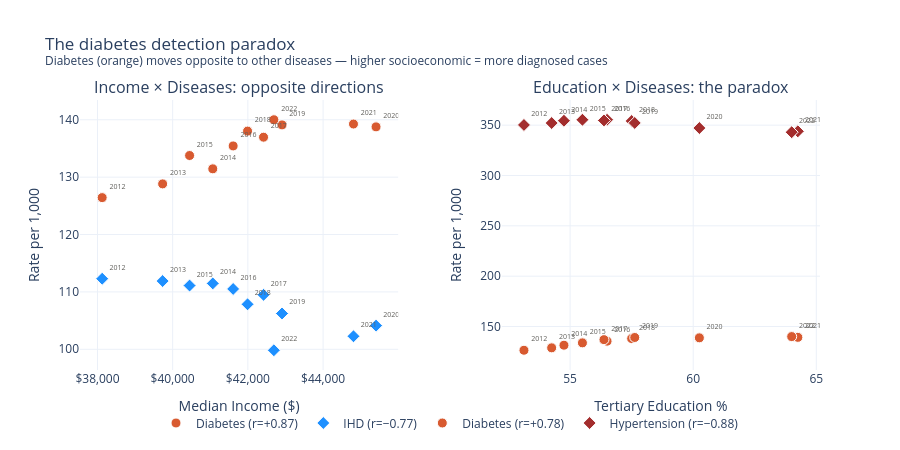

The notebook cell this image was saved under:
### Markdown cell above
---
## 10. The Diabetes Paradox: When "More Cases" Means Better Healthcare

Diabetes is the **only** chronic disease that correlates *positively* with income and education — the exact opposite of what we'd expect. In a province where healthcare is free, why would wealthier, better-educated communities have *more* diagnosed diabetes?

**The answer: diagnostic ascertainment bias.**

As socioeconomic status rises, people are more likely to:
1. **Have a regular family doctor** — NS has an ongoing primary care attachment crisis (~100K+ residents without a GP). Higher-income communities tend to have better attachment rates.
2. **Get screened proactively** — diabetes is often asymptomatic for years. It's caught through blood work at routine checkups, not emergency visits.
3. **Receive a formal diagnosis and enter CCDSS tracking** — the surveillance system captures diagnosed cases, not actual prevalence.

So the diabetes rate isn't *increasing* because people are sicker — it's increasing because more cases are being **found and recorded**. The healthcare system is free, but *using* it proactively requires access to a GP, health literacy, and the time/ability to attend appointments — all socioeconomically mediated.

The other diseases (AMI, Hypertension, Asthma, IHD) don't show this pattern because their symptoms are more **acute** and less dependent on elective screening — you go to the ER when you have a heart attack or an asthma crisis regardless of education level.

### Code cell
# ============================================================
# 10. DIABETES PARADOX VISUALIZATION
# ============================================================
fig = make_subplots(
    rows=1, cols=2, subplot_titles=[
        'Income × Diseases: opposite directions',
        'Education × Diseases: the paradox'
    ], horizontal_spacing=0.14
)

# Panel A: Income vs Diabetes (positive) & IHD (negative)
for hv, color, name, symbol in [
    ('Diabetes', NS['coral'], 'Diabetes (r=+0.87)', 'circle'),
    ('Ischemic Heart Disease', NS['blue'], 'IHD (r=−0.77)', 'diamond'),
]:
    fig.add_trace(go.Scatter(
        x=merged['Median_Income'], y=merged[hv],
        name=name, mode='markers+text',
        text=merged['Year'].astype(str), textposition='top right', textfont=dict(size=7, color=NS['slate']),
        marker=dict(size=10, color=color, symbol=symbol, line=dict(width=1, color='white')),
        hovertemplate=f'<b>{name}</b><br>Income: $%{{x:,.0f}}<br>Rate: %{{y:.1f}}<extra></extra>',
    ), row=1, col=1)

# Panel B: Education vs Diabetes (positive) & Hypertension (negative)
for hv, color, name, symbol in [
    ('Diabetes', NS['coral'], 'Diabetes (r=+0.78)', 'circle'),
    ('Hypertension', NS['crimson'], 'Hypertension (r=−0.88)', 'diamond'),
]:
    fig.add_trace(go.Scatter(
        x=merged['Tertiary_Edu_Pct'], y=merged[hv],
        name=name, mode='markers+text',
        text=merged['Year'].astype(str), textposition='top right', textfont=dict(size=7, color=NS['slate']),
        marker=dict(size=10, color=color, symbol=symbol, line=dict(width=1, color='white')),
        hovertemplate=f'<b>{name}</b><br>Tertiary Edu: %{{x:.1f}}%<br>Rate: %{{y:.1f}}<extra></extra>',
    ), row=1, col=2)

fig.update_xaxes(title_text='Median Income ($)', tickformat='$,.0f', row=1, col=1)
fig.update_xaxes(title_text='Tertiary Education %', row=1, col=2)
fig.update_yaxes(title_text='Rate per 1,000', row=1, col=1)
fig.update_yaxes(title_text='Rate per 1,000', row=1, col=2)

fig.update_layout(
    template=NS_TEMPLATE,
    title='The diabetes detection paradox<br><sup>Diabetes (orange) moves opposite to other diseases — higher socioeconomic = more diagnosed cases</sup>',
    height=450, legend=dict(orientation='h', yanchor='bottom', y=-0.25, xanchor='center', x=0.5),
)
fig.show()

### Figure 1 — Plotly figure (JSON) as saved in the notebook; plotly's stock layout.template omitted (floating-point values rounded to 4 significant figures)
{"data": [{"hovertemplate": "<b>Diabetes (r=+0.87)</b><br>Income: $%{x:,.0f}<br>Rate: %{y:.1f}<extra></extra>", "marker": {"color": "#D85A30", "line": {"color": "white", "width": 1}, "size": 10, "symbol": "circle"}, "mode": "markers+text", "name": "Diabetes (r=+0.87)", "text": ["2012", "2013", "2014", "2015", "2016", "2017", "2018", "2019", "2020", "2021", "2022"], "textfont": {"color": "#5F5E5A", "size": 7}, "textposition": "top right", "type": "scatter", "x": [38120.0, 39730.0, 41070.0, 40450.0, 41610.0, 42420.0, 41990.0, 42910.0, 45410.0, 44810.0, 42690.0], "xaxis": "x", "y": [126.4, 128.8, 131.4, 133.8, 135.4, 137.0, 138.0, 139.1, 138.8, 139.3, 140.0], "yaxis": "y"}, {"hovertemplate": "<b>IHD (r=−0.77)</b><br>Income: $%{x:,.0f}<br>Rate: %{y:.1f}<extra></extra>", "marker": {"color": "#1E90FF", "line": {"color": "white", "width": 1}, "size": 10, "symbol": "diamond"}, "mode": "markers+text", "name": "IHD (r=−0.77)", "text": ["2012", "2013", "2014", "2015", "2016", "2017", "2018", "2019", "2020", "2021", "2022"], "textfont": {"color": "#5F5E5A", "size": 7}, "textposition": "top right", "type": "scatter", "x": [38120.0, 39730.0, 41070.0, 40450.0, 41610.0, 42420.0, 41990.0, 42910.0, 45410.0, 44810.0, 42690.0], "xaxis": "x", "y": [112.3, 111.9, 111.5, 111.1, 110.5, 109.5, 107.8, 106.2, 104.1, 102.3, 99.83], "yaxis": "y"}, {"hovertemplate": "<b>Diabetes (r=+0.78)</b><br>Tertiary Edu: %{x:.1f}%<br>Rate: %{y:.1f}<extra></extra>", "marker": {"color": "#D85A30", "line": {"color": "white", "width": 1}, "size": 10, "symbol": "circle"}, "mode": "markers+text", "name": "Diabetes (r=+0.78)", "text": ["2012", "2013", "2014", "2015", "2016", "2017", "2018", "2019", "2020", "2021", "2022"], "textfont": {"color": "#5F5E5A", "size": 7}, "textposition": "top right", "type": "scatter", "x": [53.12, 54.25, 54.75, 55.5, 56.5, 56.38, 57.5, 57.62, 60.25, 64.25, 64.0], "xaxis": "x2", "y": [126.4, 128.8, 131.4, 133.8, 135.4, 137.0, 138.0, 139.1, 138.8, 139.3, 140.0], "yaxis": "y2"}, {"hovertemplate": "<b>Hypertension (r=−0.88)</b><br>Tertiary Edu: %{x:.1f}%<br>Rate: %{y:.1f}<extra></extra>", "marker": {"color": "#A32D2D", "line": {"color": "white", "width": 1}, "size": 10, "symbol": "diamond"}, "mode": "markers+text", "name": "Hypertension (r=−0.88)", "text": ["2012", "2013", "2014", "2015", "2016", "2017", "2018", "2019", "2020", "2021", "2022"], "textfont": {"color": "#5F5E5A", "size": 7}, "textposition": "top right", "type": "scatter", "x": [53.12, 54.25, 54.75, 55.5, 56.5, 56.38, 57.5, 57.62, 60.25, 64.25, 64.0], "xaxis": "x2", "y": [350.2, 352.1, 354.4, 355.4, 355.3, 354.7, 354.1, 352.2, 347.1, 343.9, 343.0], "yaxis": "y2"}], "layout": {"annotations": [{"font": {"size": 16}, "showarrow": false, "text": "Income × Diseases: opposite directions", "x": 0.215, "xanchor": "center", "xref": "paper", "y": 1, "yanchor": "bottom", "yref": "paper"}, {"font": {"size": 16}, "showarrow": false, "text": "Education × Diseases: the paradox", "x": 0.785, "xanchor": "center", "xref": "paper", "y": 1, "yanchor": "bottom", "yref": "paper"}], "height": 450, "legend": {"orientation": "h", "x": 0.5, "xanchor": "center", "y": -0.25, "yanchor": "bottom"}, "title": {"text": "The diabetes detection paradox<br><sup>Diabetes (orange) moves opposite to other diseases — higher socioeconomic = more diagnosed cases</sup>"}, "xaxis": {"anchor": "y", "domain": [0, 0.43], "tickformat": "$,.0f", "title": {"text": "Median Income ($)"}}, "xaxis2": {"anchor": "y2", "domain": [0.57, 1], "title": {"text": "Tertiary Education %"}}, "yaxis": {"anchor": "x", "domain": [0, 1], "title": {"text": "Rate per 1,000"}}, "yaxis2": {"anchor": "x2", "domain": [0, 1], "title": {"text": "Rate per 1,000"}}}}
